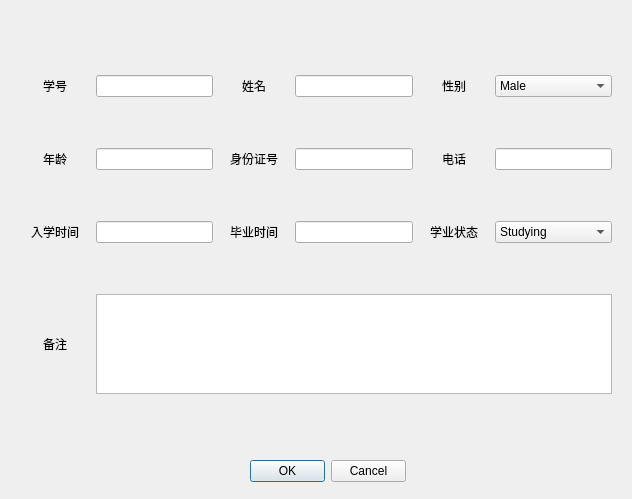
<?xml version="1.0" encoding="UTF-8"?>
<ui version="4.0">
 <class>ChangeStu</class>
 <widget class="QMainWindow" name="ChangeStu">
  <property name="geometry">
   <rect>
    <x>0</x>
    <y>0</y>
    <width>632</width>
    <height>499</height>
   </rect>
  </property>
  <property name="windowTitle">
   <string>MainWindow</string>
  </property>
  <property name="styleSheet">
   <string notr="true">background-image: url(:/background/7.jpg);</string>
  </property>
  <widget class="QWidget" name="centralwidget">
   <widget class="QWidget" name="gridLayoutWidget">
    <property name="geometry">
     <rect>
      <x>20</x>
      <y>30</y>
      <width>592</width>
      <height>411</height>
     </rect>
    </property>
    <layout class="QGridLayout" name="gridLayout">
     <item row="0" column="5">
      <widget class="QComboBox" name="sex">
       <item>
        <property name="text">
         <string>Male</string>
        </property>
       </item>
       <item>
        <property name="text">
         <string>Female</string>
        </property>
       </item>
      </widget>
     </item>
     <item row="1" column="1">
      <widget class="QLineEdit" name="age">
       <property name="styleSheet">
        <string notr="true">background-image: url(:/background/4.jpg);</string>
       </property>
      </widget>
     </item>
     <item row="1" column="5">
      <widget class="QLineEdit" name="tel">
       <property name="styleSheet">
        <string notr="true">background-image: url(:/background/4.jpg);</string>
       </property>
      </widget>
     </item>
     <item row="1" column="4">
      <widget class="QLabel" name="label_6">
       <property name="text">
        <string>电话</string>
       </property>
       <property name="alignment">
        <set>Qt::AlignCenter</set>
       </property>
      </widget>
     </item>
     <item row="1" column="0">
      <widget class="QLabel" name="label_4">
       <property name="text">
        <string>年龄</string>
       </property>
       <property name="alignment">
        <set>Qt::AlignCenter</set>
       </property>
      </widget>
     </item>
     <item row="3" column="0">
      <widget class="QLabel" name="label_9">
       <property name="minimumSize">
        <size>
         <width>0</width>
         <height>100</height>
        </size>
       </property>
       <property name="maximumSize">
        <size>
         <width>16777215</width>
         <height>100</height>
        </size>
       </property>
       <property name="text">
        <string>备注</string>
       </property>
       <property name="alignment">
        <set>Qt::AlignCenter</set>
       </property>
      </widget>
     </item>
     <item row="1" column="2">
      <widget class="QLabel" name="label_5">
       <property name="text">
        <string>身份证号</string>
       </property>
       <property name="alignment">
        <set>Qt::AlignCenter</set>
       </property>
      </widget>
     </item>
     <item row="1" column="3">
      <widget class="QLineEdit" name="identify">
       <property name="styleSheet">
        <string notr="true">background-image: url(:/background/4.jpg);</string>
       </property>
      </widget>
     </item>
     <item row="0" column="1">
      <widget class="QLineEdit" name="acount">
       <property name="styleSheet">
        <string notr="true">background-image: url(:/background/4.jpg);</string>
       </property>
      </widget>
     </item>
     <item row="0" column="3">
      <widget class="QLineEdit" name="name">
       <property name="styleSheet">
        <string notr="true">background-image: url(:/background/4.jpg);</string>
       </property>
      </widget>
     </item>
     <item row="0" column="0">
      <widget class="QLabel" name="label">
       <property name="minimumSize">
        <size>
         <width>70</width>
         <height>0</height>
        </size>
       </property>
       <property name="text">
        <string>学号</string>
       </property>
       <property name="alignment">
        <set>Qt::AlignCenter</set>
       </property>
      </widget>
     </item>
     <item row="0" column="4">
      <widget class="QLabel" name="label_2">
       <property name="text">
        <string>性别</string>
       </property>
       <property name="alignment">
        <set>Qt::AlignCenter</set>
       </property>
      </widget>
     </item>
     <item row="0" column="2">
      <widget class="QLabel" name="label_3">
       <property name="text">
        <string>姓名</string>
       </property>
       <property name="alignment">
        <set>Qt::AlignCenter</set>
       </property>
      </widget>
     </item>
     <item row="3" column="1" colspan="5">
      <widget class="QTextEdit" name="textEdit">
       <property name="minimumSize">
        <size>
         <width>0</width>
         <height>100</height>
        </size>
       </property>
       <property name="maximumSize">
        <size>
         <width>16777215</width>
         <height>100</height>
        </size>
       </property>
       <property name="styleSheet">
        <string notr="true">background-image: url(:/background/4.jpg);</string>
       </property>
      </widget>
     </item>
     <item row="2" column="0">
      <widget class="QLabel" name="label_7">
       <property name="text">
        <string>入学时间</string>
       </property>
       <property name="alignment">
        <set>Qt::AlignCenter</set>
       </property>
      </widget>
     </item>
     <item row="2" column="1">
      <widget class="QLineEdit" name="enroll">
       <property name="styleSheet">
        <string notr="true">background-image: url(:/background/4.jpg);</string>
       </property>
      </widget>
     </item>
     <item row="2" column="2">
      <widget class="QLabel" name="label_8">
       <property name="minimumSize">
        <size>
         <width>70</width>
         <height>0</height>
        </size>
       </property>
       <property name="maximumSize">
        <size>
         <width>70</width>
         <height>16777215</height>
        </size>
       </property>
       <property name="text">
        <string>毕业时间</string>
       </property>
       <property name="alignment">
        <set>Qt::AlignCenter</set>
       </property>
      </widget>
     </item>
     <item row="2" column="4">
      <widget class="QLabel" name="label_10">
       <property name="minimumSize">
        <size>
         <width>70</width>
         <height>0</height>
        </size>
       </property>
       <property name="maximumSize">
        <size>
         <width>70</width>
         <height>16777215</height>
        </size>
       </property>
       <property name="text">
        <string>学业状态</string>
       </property>
       <property name="alignment">
        <set>Qt::AlignCenter</set>
       </property>
      </widget>
     </item>
     <item row="2" column="5">
      <widget class="QComboBox" name="condition">
       <item>
        <property name="text">
         <string>Studying</string>
        </property>
       </item>
       <item>
        <property name="text">
         <string>Educated</string>
        </property>
       </item>
       <item>
        <property name="text">
         <string>Off</string>
        </property>
       </item>
      </widget>
     </item>
     <item row="2" column="3">
      <widget class="QLineEdit" name="leave">
       <property name="styleSheet">
        <string notr="true">background-image: url(:/background/4.jpg);</string>
       </property>
      </widget>
     </item>
    </layout>
   </widget>
   <widget class="QDialogButtonBox" name="buttonBox">
    <property name="geometry">
     <rect>
      <x>250</x>
      <y>460</y>
      <width>156</width>
      <height>23</height>
     </rect>
    </property>
    <property name="styleSheet">
     <string notr="true">background-image: url(:/background/4.jpg);</string>
    </property>
    <property name="standardButtons">
     <set>QDialogButtonBox::Cancel|QDialogButtonBox::Ok</set>
    </property>
   </widget>
  </widget>
 </widget>
 <resources/>
 <connections/>
</ui>
